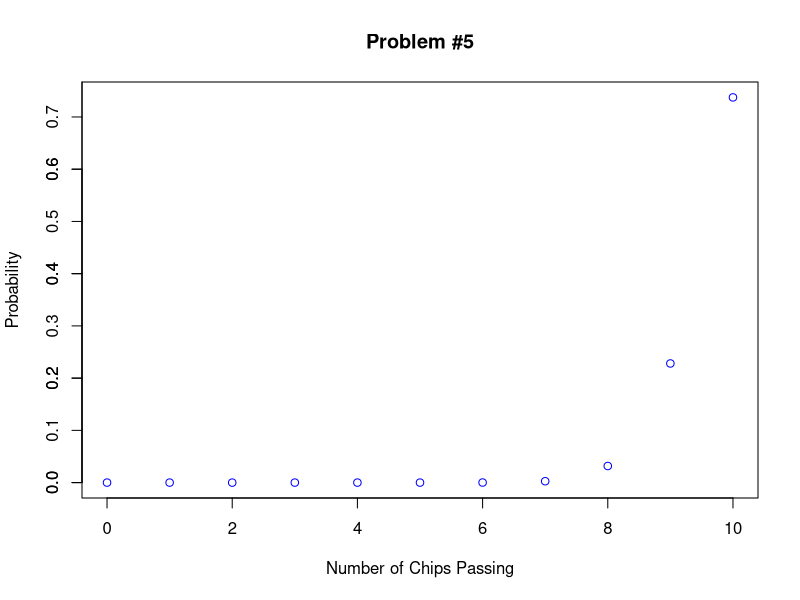

R code for this plot:
# Lucas Silva 916213897

# Problem 1 
# Problem 2

sim2 <- function(r,s,nreps){
  count <- 0
  index <- 0
  values <- rep(0, s + 1)
  
  for(rep in 1:nreps){
    consecutiveNums <- 0
    
    # For k in range 3 to 6
    # Basically we need to calculate probability of getting 3 heads for...
    # ... 3 rolls, 4 rolls, 5 rolls, 6 rolls.
    for(k in r:s){
      
      # For i in range 1 to k
      # Simulates flipping the coin k times depending on the iteration.
      for(i in 1:k){
        # 1 = heads; 2 = tails
        toss <- sample(0:1,1, replace = TRUE)
        if(toss == 1){
          consecutiveNums <- consecutiveNums + 1
          if(consecutiveNums == r){
            count <- count + 1
            break
          }
        }else{
          consecutiveNums = 0
        }
      }
      values[k] <- values[k] + count
      count = 0
      consecutiveNums = 0
    }
  }
  
  print(values)
  expectedValue <- 0
  for(i in r:s){
    expectedValue <- expectedValue + (i * (values[i]/nreps))
  }
  cat("E(X) = ", expectedValue)
}

#sim2(3,6,100000)

# Problem 3
probability <- rep(0, 11)
print(probability)
p <- 0.97
trials <- 10
for(i in 1:11){
  # cat("Probability index = ",i, "Is equal to =>", dbinom(i-1,trials,p))
  probability[i] <- dbinom(i-1,trials,p)
}

x <- 0:10
plot(x , probability,col="blue", main = "Problem #5", xlab = "Number of Chips Passing", ylab = "Probability")
axis(side=2, at=seq(0.0,1.0,.1))
